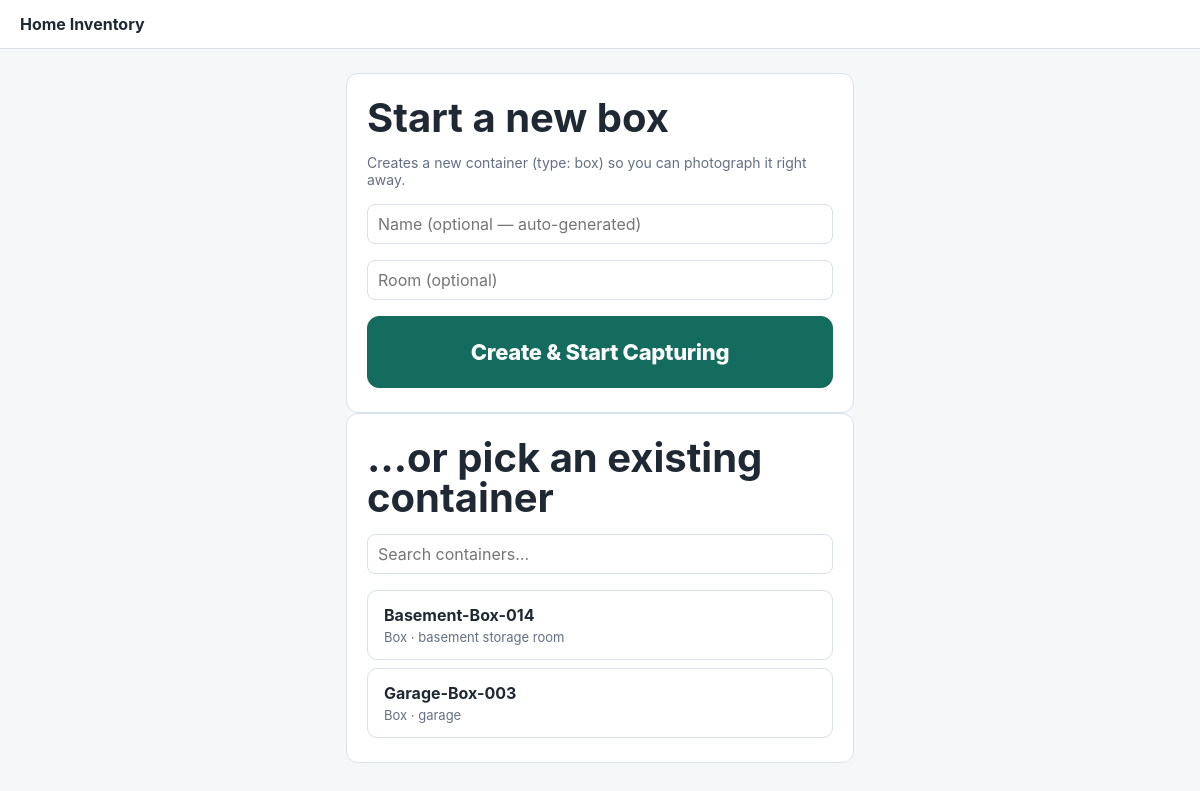
The page /capture on the database its author committed.
### tables this page shows
CREATE TABLE box_locations (
  id INTEGER PRIMARY KEY AUTOINCREMENT,
  box_id INTEGER NOT NULL UNIQUE REFERENCES boxes(id) ON DELETE CASCADE,
  room_name TEXT NOT NULL,
  north_ft REAL NOT NULL DEFAULT 0,
  east_ft REAL NOT NULL DEFAULT 0,
  elevation_ft REAL NOT NULL DEFAULT 0,
  updated_at TEXT DEFAULT CURRENT_TIMESTAMP
);

CREATE TABLE boxes (
  id INTEGER PRIMARY KEY AUTOINCREMENT,
  public_id TEXT NOT NULL UNIQUE,
  name TEXT NOT NULL UNIQUE,
  notes TEXT DEFAULT '',
  tags TEXT DEFAULT '',
  inaccessible INTEGER DEFAULT 0,
  size TEXT DEFAULT '',
  stack_position TEXT DEFAULT '',
  created_at TEXT DEFAULT CURRENT_TIMESTAMP,
  updated_at TEXT DEFAULT CURRENT_TIMESTAMP
, parent_box_id INTEGER REFERENCES boxes(id) ON DELETE SET NULL, container_type TEXT NOT NULL DEFAULT 'box');

### app/main.py (the view)
@app.get("/capture", response_class=HTMLResponse)
def capture_page(request: Request, conn=Depends(db)):
    return templates.TemplateResponse("capture.html", {"request": request, "container": None, "containers": list_boxes(conn)})

### app/templates/capture.html (shortened to what this page needs)
<!doctype html>
<html lang="en">
<head>
  <link rel="stylesheet" href="/static/app.css">
  <link rel="stylesheet" href="/static/capture.css">
</head>
<body>
  <header class="capture-bar">
    <a href="/">Home Inventory</a>
  </header>
  <main class="capture-page">
    {% if not container %}
    <section class="capture-card">
      <h1>Start a new box</h1>
      <p class="capture-hint">Creates a new container (type: box) so you can photograph it right away.</p>
      <input id="newName" type="text" placeholder="Name (optional — auto-generated)" autocomplete="off">
      <input id="newRoom" type="text" placeholder="Room (optional)" autocomplete="off">
      <button id="createBtn" class="capture-btn" type="button">Create &amp; Start Capturing</button>
    </section>
    <section class="capture-card">
      <h1>…or pick an existing container</h1>
      <input id="containerSearch" type="search" placeholder="Search containers…" autocomplete="off">
      <div id="containerList" class="container-pick-list">
        {% for c in containers %}
        <a class="container-pick-row" href="/capture/{{ c.public_id }}">
          <strong>{{ c.name }}</strong>
          <span>{{ c.container_type.replace("_", " ").title() }} · {{ c.room_name }}</span>
        </a>
        {% endfor %}
      </div>
    </section>
    {% endif %}
  </main>
</body>
</html>

### app/static/app.css (style rules this page uses)
:root { color-scheme: light; --ink: #1f2933; --muted: #637083; --line: #d9e1ea; --paper: #ffffff; --bg: #f5f7f9; --accent: #146c5f; --accent-2: #b73e4b; --soft: #e8f3f0; --warn: #f4b740; }
* { box-sizing: border-box; }
body { margin: 0; font-family: Inter, ui-sans-serif, system-ui, -apple-system, BlinkMacSystemFont, "Segoe UI", sans-serif; background: var(--bg); color: var(--ink); }
a { color: inherit; text-decoration: none; }
h1, h2 { margin: 0 0 12px; letter-spacing: 0; }
h1 { font-size: clamp(30px, 6vw, 56px); line-height: 1; }
p { color: var(--muted); }
button, .button { display: inline-flex; align-items: center; justify-content: center; min-height: 40px; padding: 9px 14px; border: 1px solid var(--accent); border-radius: 8px; background: var(--accent); color: white; font: inherit; font-weight: 700; cursor: pointer; }
input, textarea, select { width: 100%; min-height: 40px; padding: 9px 10px; border: 1px solid var(--line); border-radius: 8px; background: white; color: var(--ink); font: inherit; }

### app/static/capture.css (style rules this page uses)
.capture-bar { position: sticky; top: 0; z-index: 5; display: flex; justify-content: space-between; align-items: center; gap: 12px; padding: 14px 20px; background: rgba(255,255,255,.94); border-bottom: 1px solid var(--line); backdrop-filter: blur(12px); font-weight: 700; }
.capture-page { width: min(540px, 100%); margin: 0 auto; padding: 24px 16px 64px; }
.capture-card { background: var(--paper); border: 1px solid var(--line); border-radius: 12px; padding: 24px 20px; display: grid; gap: 16px; }
.capture-card h1 { font-size: clamp(26px, 7vw, 40px); margin: 0; }
.capture-hint { margin: 0; font-size: 14px; color: var(--muted); }
.capture-btn { display: flex; align-items: center; justify-content: center; width: 100%; min-height: 72px; border-radius: 12px; background: var(--accent); color: white; font-size: 22px; font-weight: 800; letter-spacing: -.3px; user-select: none; -webkit-tap-highlight-color: transparent; }
.container-pick-list { display: grid; gap: 8px; }
.container-pick-row { display: grid; gap: 4px; padding: 14px 16px; border: 1px solid var(--line); border-radius: 10px; background: white; }
.container-pick-row strong { font-size: 16px; }
.container-pick-row span, .container-pick-row small { color: var(--muted); font-size: 13px; }

### rows shown on the page
box_locations: name "Basement-Box-014", container_type.replace "Box", room_name "basement storage room"
box_locations: name "Garage-Box-003", container_type.replace "Box", room_name "garage"
